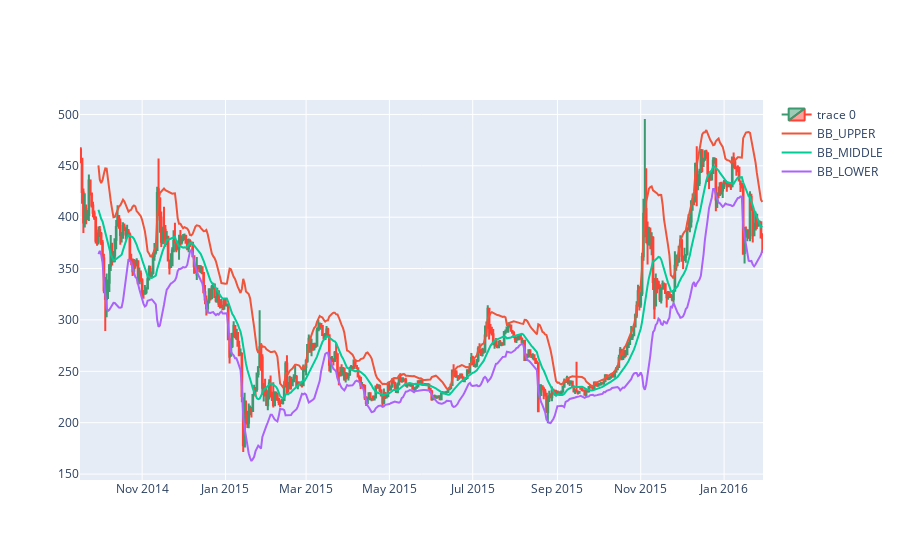

Notebook source saved alongside this figure:
### Code cell
import yfinance as yf
import pandas_ta as ta
import plotly.graph_objects as go
from plotly.subplots import make_subplots
import pandas as pd

data = yf.download(tickers='BTC-USD', period='max', interval='1d') #data['BB_UPPER'], data['BB_MIDDLE'], data['BB_LOWER'] = 
data = pd.concat([data, ta.bbands(data.Close, length=14)], axis=1)
data.columns = data.columns[:6].tolist() + ['BB_LOWER', 'BB_MIDDLE', 'BB_UPPER'] + data.columns[9:].tolist()

df = data[:500]

fig = go.Figure()

fig.add_trace(go.Candlestick(x=df.index,
                open=df['Open'],
                high=df['High'],
                low=df['Low'],
                close=df['Close']))
fig.add_trace(go.Scatter(x=df.index, y=df['BB_UPPER'], name='BB_UPPER'))
fig.add_trace(go.Scatter(x=df.index, y=df['BB_MIDDLE'], name='BB_MIDDLE'))
fig.add_trace(go.Scatter(x=df.index, y=df['BB_LOWER'], name='BB_LOWER'))

fig.update_layout(
    xaxis=dict(rangeslider=dict(visible=False))
)

fig.show()

### Figure 1 — Plotly figure (JSON) as saved in the notebook; plotly's stock layout.template omitted (floating-point values rounded to 4 significant figures; data arrays with more than 128 entries replaced by an {"elided": "..."} marker saying what was removed)
{"data": [{"close": {"elided": "500 float values"}, "high": {"elided": "500 float values"}, "low": {"elided": "500 float values"}, "open": {"elided": "500 float values"}, "type": "candlestick", "x": {"elided": "500 str values"}}, {"name": "BB_UPPER", "type": "scatter", "x": {"elided": "500 str values"}, "y": {"elided": "500 float values"}}, {"name": "BB_MIDDLE", "type": "scatter", "x": {"elided": "500 str values"}, "y": {"elided": "500 float values"}}, {"name": "BB_LOWER", "type": "scatter", "x": {"elided": "500 str values"}, "y": {"elided": "500 float values"}}], "layout": {"xaxis": {"rangeslider": {"visible": false}}}}
